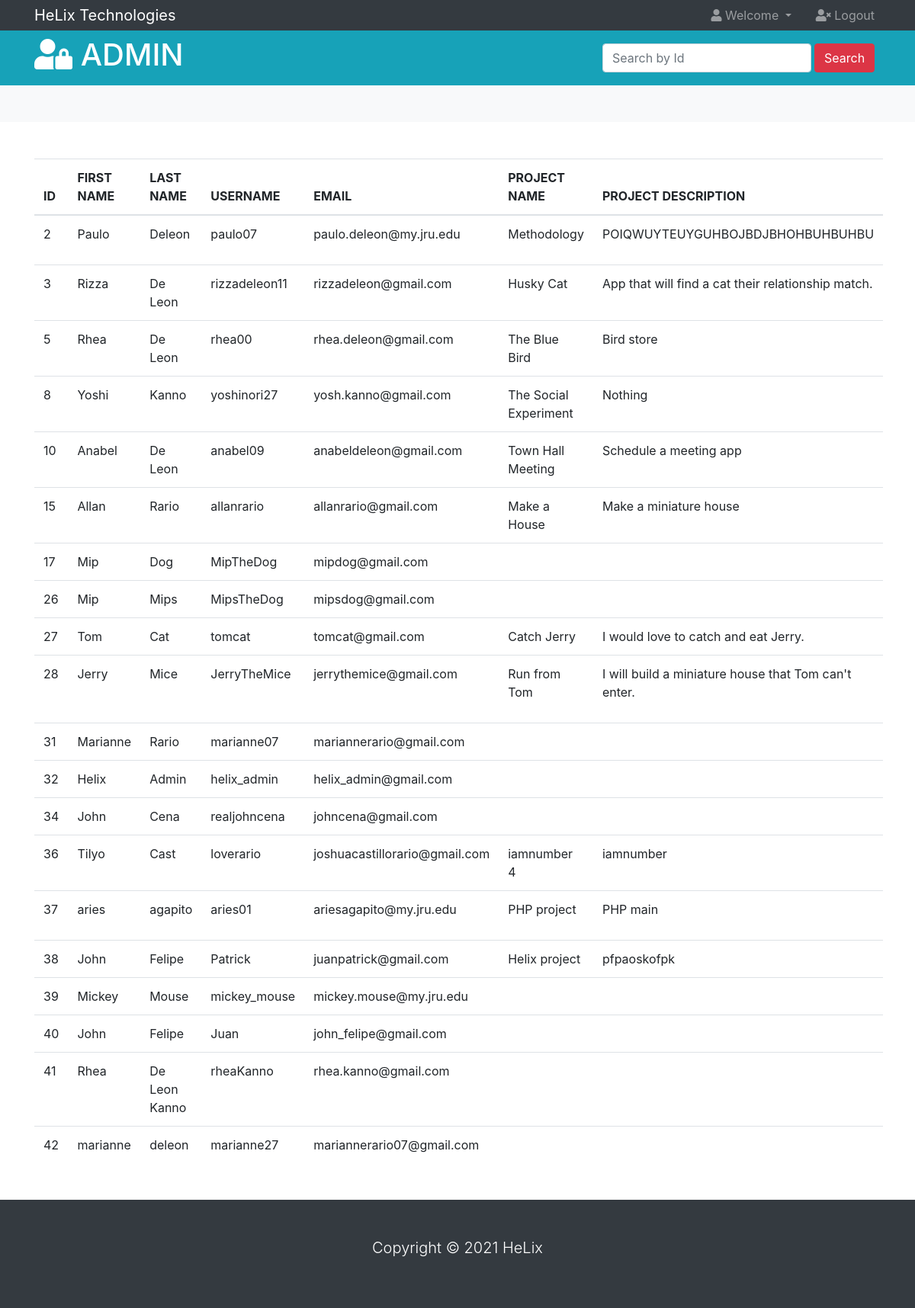
Screenshot of /admin/admin_users_view.php with the database file from the repository.
### tables this page shows
CREATE TABLE `users` (
  `id` int(11) NOT NULL,
  `first_name` varchar(32) NOT NULL,
  `last_name` varchar(32) NOT NULL,
  `username` varchar(32) NOT NULL,
  `email` varchar(32) NOT NULL,
  `password` varchar(32) NOT NULL,
  `project_name` varchar(255) DEFAULT NULL,
  `project_body` varchar(500) DEFAULT NULL,
  `date_registered` date NOT NULL DEFAULT current_timestamp(),
  `feedback` varchar(1000) DEFAULT NULL,
  `quiz_score` int(10) DEFAULT NULL,
  `user_type` varchar(30) DEFAULT NULL
);

### admin/admin_users_view.php (the view, shortened to what this page needs)
<?php include('../server.php'); ?>
<!DOCTYPE html>
<html lang="en">
   <head>
      <link rel="stylesheet" href="https://use.fontawesome.com/releases/v5.0.13/css/all.css"
>
      <link rel="stylesheet" href="https://stackpath.bootstrapcdn.com/bootstrap/4.1.1/css/bootstrap.min.css"
>
   </head>
   <body>
      <?php
         $e = $_SESSION["email"];
         $p = $_SESSION["password"];
         $sql = "SELECT * FROM users WHERE email = '$e' AND password = '$p'";
         $result = mysqli_query($db, $sql);
         $row = mysqli_fetch_assoc($result);
         ?>
      <nav class="navbar navbar-expand-sm navbar-dark bg-dark p-0">
         <div class="container">
            <a href="#" class="navbar-brand">HeLix Technologies</a>
            <div class="collapse navbar-collapse" id="navbarCollapse">
               <ul class="navbar-nav ml-auto">
                  <li class="nav-item dropdown mr-3">
                     <a href="#" class="nav-link dropdown-toggle" data-toggle="dropdown">
                     <i class="fas fa-user"></i> Welcome <?php echo $row['first_name'] ?>
                     </a>
                  </li>
                  <li class="nav-item">
                     <a href="../login.php" class="nav-link">
                     <i class="fas fa-user-times"></i> Logout
                     </a>
                  </li>
               </ul>
            </div>
         </div>
      </nav>
      <header id="main-header" class="py-2 bg-info text-white">
         <div class="container">
            <div class="row">
               <div class="col-md-8">
                  <h1>
                  <i class="fas fa-user-lock"></i> ADMIN
                  </h1>
               </div>
               <form class="form-inline" method="post">
                  <input class="form-control mr-sm-1" type="search" name="id" placeholder="Search by Id" aria-label="Search">
                  <button class="btn btn-danger my-2 my-sm-0" name = "searchId" type="submit">Search</button>
               </form>
            </div>
         </div>
      </header>
      <section class="py-4 mb-4 bg-light">
      </section>
      <div class="container">
         <?php
            $sql = "SELECT * FROM users;";
            $result = mysqli_query($db, $sql);
            $resultCheck = mysqli_num_rows($result);
            if($resultCheck > 0){
               echo "<br>";
                echo '<table class="table">';
                    echo "<thead>";
                        echo "<tr>";
                            echo "<th>ID</th>";
                            echo "<th>FIRST NAME</th>";
                            echo "<th>LAST NAME</th>";
                            echo "<th>USERNAME</th>";
                            echo "<th>EMAIL</th>";
                            echo "<th>PROJECT NAME</th>";
                            echo "<th>PROJECT DESCRIPTION</th>";
                        echo "</tr>";
                    echo "</thead>";
                    echo "<tbody>";
                    while($row = mysqli_fetch_assoc($result)){
                        echo "<tr>";
                            echo "<td>" . $row['id'] . "</td>";
                            echo "<td>" . $row['first_name'] . "</td>";
                            echo "<td>" . $row['last_name'] . "</td>";
                            echo "<td>" . $row['username'] . "</td>";
                            echo "<td>" . $row['email'] . "</td>";
                           echo "<td>" . $row['project_name'] . "</td>";
                            echo "<td>" . $row['project_body'] . "</td>";
                        echo "</tr>";
                    }
                echo "</table>";
            }
            ?>
      </div>
      <footer id="main-footer" class="bg-dark text-white mt-5 p-5">
         <div class="container">
            <div class="row">
               <div class="col">
                  <p class="lead text-center">
                     Copyright &copy;
                     <span id="year"></span>
                     HeLix
                  </p>
               </div>
            </div>
         </div>
      </footer>
   </body>
</html>

### rows the page displays
users: id "2", first_name "Paulo", last_name "Deleon", username "paulo07", email "paulo.deleon@my.jru.edu", project_name "Methodology", project_body "POIQWUYTEUYGUHBOJBDJBHOHBUHBUHBU"
users: id "3", first_name "Rizza", last_name "De Leon", username "rizzadeleon11", email "rizzadeleon@gmail.com", project_name "Husky Cat", project_body "App that will find a cat their relationship match."
users: id "5", first_name "Rhea", last_name "De Leon", username "rhea00", email "rhea.deleon@gmail.com", project_name "The Blue Bird", project_body "Bird store"
users: id "8", first_name "Yoshi", last_name "Kanno", username "yoshinori27", email "yosh.kanno@gmail.com", project_name "The Social Experiment", project_body "Nothing"
users: id "10", first_name "Anabel", last_name "De Leon", username "anabel09", email "anabeldeleon@gmail.com", project_name "Town Hall Meeting", project_body "Schedule a meeting app"
users: id "15", first_name "Allan", last_name "Rario", username "allanrario", email "allanrario@gmail.com", project_name "Make a House", project_body "Make a miniature house"
users: id "17", first_name "Mip", last_name "Dog", username "MipTheDog", email "mipdog@gmail.com"
users: id "26", first_name "Mip", last_name "Mips", username "MipsTheDog", email "mipsdog@gmail.com"
users: id "27", first_name "Tom", last_name "Cat", username "tomcat", email "tomcat@gmail.com", project_name "Catch Jerry", project_body "I would love to catch and eat Jerry."
users: id "28", first_name "Jerry", last_name "Mice", username "JerryTheMice", email "jerrythemice@gmail.com", project_name "Run from Tom", project_body "I will build a miniature house that Tom can't enter."
users: id "31", first_name "Marianne", last_name "Rario", username "marianne07", email "mariannerario@gmail.com"
users: id "32", first_name "Helix", last_name "Admin", username "helix_admin", email "helix_admin@gmail.com"
users: id "34", first_name "John", last_name "Cena", username "realjohncena", email "johncena@gmail.com"
users: id "36", first_name "Tilyo", last_name "Cast", username "loverario", email "joshuacastillorario@gmail.com", project_name "iamnumber 4", project_body "iamnumber"
users: id "37", first_name "aries", last_name "agapito", username "aries01", email "ariesagapito@my.jru.edu", project_name "PHP project", project_body "PHP main"
users: id "38", first_name "John", last_name "Felipe", username "Patrick", email "juanpatrick@gmail.com", project_name "Helix project", project_body "pfpaoskofpk"
users: id "39", first_name "Mickey", last_name "Mouse", username "mickey_mouse", email "mickey.mouse@my.jru.edu"
users: id "40", first_name "John", last_name "Felipe", username "Juan", email "john_felipe@gmail.com"
users: id "41", first_name "Rhea", last_name "De Leon Kanno", username "rheaKanno", email "rhea.kanno@gmail.com"
users: id "42", first_name "marianne", last_name "deleon", username "marianne27", email "mariannerario07@gmail.com"
